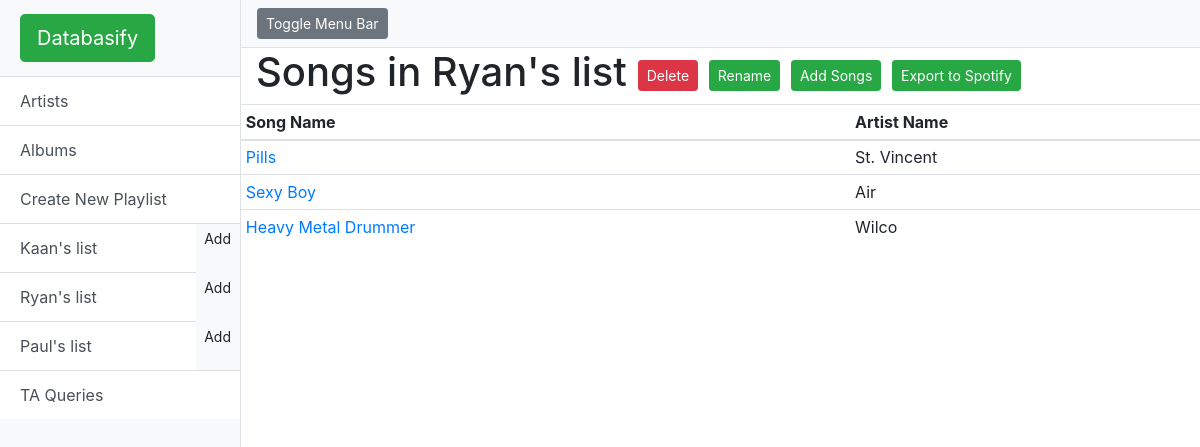
Before: /playlist/2/ with the older database file.
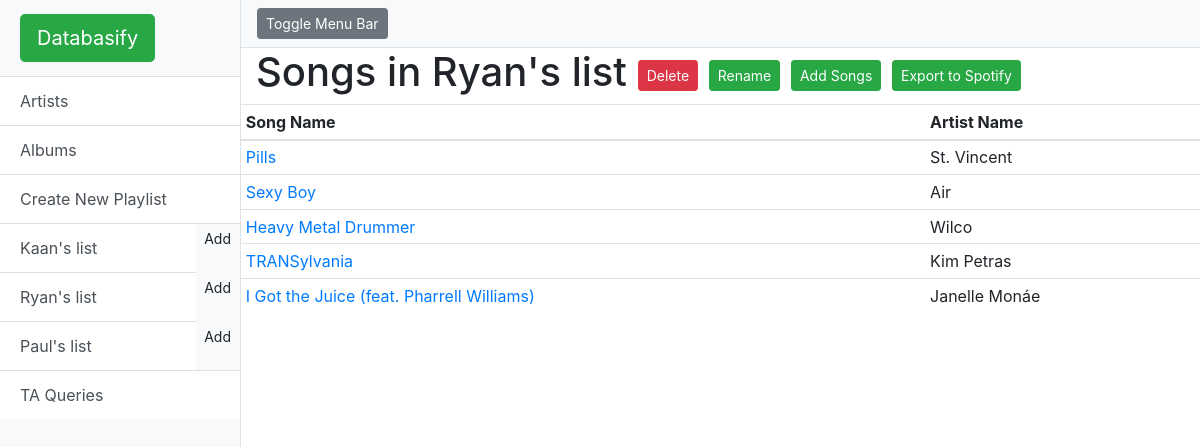
After: the same page with the newer database file.
### model.py (models this page shows)
class Playlist(Base):
    __tablename__ = 'playlist'
    id = Column(Integer, primary_key=True)
    name = Column(String(50), nullable=False)
    user_id = Column(Integer, ForeignKey('user.id'), nullable=False)
    user = relationship(User)

class PlaylistItem(Base):
    __tablename__ = 'playlist_item'
    id = Column(Integer, primary_key=True)  # auto incremented
    playlist_id = Column(Integer, ForeignKey('playlist.id'), nullable=False)
    song_id = Column(Integer, ForeignKey('song.id'), nullable=False)
    playlist = relationship(Playlist, backref="playlist")

class Song(Base):
    __tablename__ = 'song'
    id = Column(Integer, primary_key=True)
    uri = Column(String(50), nullable=False) #spotify:track:6rqhFgbbKwnb9MLmUQDhG6
    track_number = Column(Integer, nullable=True) #order it appears on the album
    name = Column(String(250), nullable=False)
    popularity = Column(Integer, nullable=True)
    duration = Column(Integer, nullable=False)
    danceability = Column(Float, nullable=True)
    explicit = Column(Boolean, nullable=True)
    tempo = Column(Float, nullable=True)
    energy = Column(Float, nullable=True)
    instrumentalness = Column(Float, nullable=True)
    time_signature = Column(Integer, nullable=True)
    valence = Column(Float, nullable=True)
    album_id = Column(Integer, ForeignKey('album.id'), nullable=False)
    album = relationship(Album, backref="album")

class Artist(Base):
    __tablename__ = 'artist'  # Table in the database
    id = Column(Integer, primary_key=True)  # auto incremented
    uri = Column(String(50), nullable=False) #spotify:artist:6rqhFgbbKwnb9MLmUQDhG6
    name = Column(String(150), nullable=False)
    popularity = Column(Integer, nullable=False) #popularity of the artist
    followers = Column(Integer, nullable=False) #number of spotify followers

### start.py (the view)
@app.route('/playlist/<int:playlist_id>/', methods=['GET'])
def showPlayListsSongs(playlist_id):
    result = (session.query(PlaylistItem, Playlist, Song)
              .filter(PlaylistItem.song_id == Song.id)
              .filter(PlaylistItem.playlist_id == Playlist.id)
              .filter(PlaylistItem.playlist_id == playlist_id)
              ).all()
    playlists = session.query(Playlist).all()
    playlistName = session.query(Playlist).filter_by(id=playlist_id).one()
    return render_template('playlistSongs.html', title='Songs', playlistName=playlistName, songs=result, playlists=playlists)

### templates/playListSongs.html
{% extends "layout.html" %}
{% block content %}
    <div class="container-fluid">
        <h1>Songs in {{playlistName.name}}
        <a href="/playlist/{{ playlistName.id }}/delete/" class="btn btn-secondary btn-sm btn-danger" role="button">Delete</a>
        <a href="/playlist/{{ playlistName.id }}/edit/" class="btn btn-secondary btn-sm btn-success" role="button">Rename</a>
        <a href="/playlist/{{ playlistName.id }}/new" class="btn btn-secondary btn-sm btn-success" role="button">Add Songs</a>
        <a href="/playlist/{{ playlistName.id }}/export/" class="btn btn-secondary btn-sm btn-success" role="button">Export to Spotify</a></h1>
        </div>
        {% if songs|length== 0 %}
        <div class="alert alert-danger" role="alert">
            There are no songs in this album!
        </div>
        {% else %}
        <table class="table table-sm table-hover">
            <thead>
            <tr>
                <th scope="col">Song Name</th>
                <th scope="col">Artist Name</th>
            </tr>
            </thead>
            <tbody>
            {% for song in songs %}
            <tr>
                <td><a href="{{ song.Song.uri }}">{{ song.Song.name }}</a></td>
                <td>{{ song.Song.album.artist.name }}</td>
            </tr>
            {% endfor %}
            </tbody>
        </table>
        {% endif %}
    </div>
{% endblock content %}

### templates/layout.html (shortened to what this page needs)
<!DOCTYPE html>
<html lang="en">
<head>
    <link href="/static/vendor/bootstrap/css/bootstrap.min.css" rel="stylesheet">
    <link href="/static/simple-sidebar.css" rel="stylesheet">
</head>
<body>
<div class="d-flex" id="wrapper">
    <div class="bg-light border-right" id="sidebar-wrapper">
        <div class="sidebar-heading"><a class="btn btn-success btn-lg" data-placement="top" data-toggle="tooltip"
                                        href="/" title="Goes to the main page">Databasify</a></div>
        <div class="list-group list-group-flush">
            <a class="list-group-item list-group-item-action btn btn-success" href="/artist" role="button">Artists</a>
            <a class="list-group-item list-group-item-action btn btn-success" href="/album" role="button">Albums</a>
            <a class="list-group-item list-group-item-action btn btn-success" href="/playlist/new/" role="button">Create
                New Playlist</a>
            {% for playlist in playlists %}
            <div aria-label="Modify Playlist" class="btn-group" role="group"></a>
                <a class="btn list-group-item list-group-item-action btn btn-light" href="/playlist/{{ playlist.id }}/"
                   role="button">{{ playlist.name }}</a>
                <a class="btn btn-sm" data-placement="top" data-toggle="tooltip"
                   href="/playlist/{{ playlist.id }}/new" role="button"
                   title="Add a new song into {{ playlist.name }} playlist">Add</a>
            </div>
            {% endfor %}
            <a class="list-group-item list-group-item-action btn btn-success" href="/ta" role="button">TA Queries</a>
        </div>
    </div>
    <div id="page-content-wrapper">
        <nav class="navbar navbar-expand-lg navbar-light bg-light border-bottom">
            <button class="btn btn-secondary btn-sm" id="menu-toggle">Toggle Menu Bar</button>&nbsp;
        </nav>
        {% block content %}{% endblock %}
    </div>
</body>
</html>

### static/simple-sidebar.css (style rules this page uses)
body { overflow-x: hidden; }
#sidebar-wrapper { min-height: 100vh; margin-left: -15rem; -webkit-transition: margin .25s ease-out; -moz-transition: margin .25s ease-out; -o-transition: margin .25s ease-out; transition: margin .25s ease-out; }
#sidebar-wrapper .sidebar-heading { padding: 0.875rem 1.25rem; font-size: 1.2rem; }
#sidebar-wrapper .list-group { width: 15rem; }
#page-content-wrapper { min-width: 100vw; }
@media (min-width: 768px) { #sidebar-wrapper { margin-left: 0; } }
@media (min-width: 768px) { #page-content-wrapper { min-width: 0; width: 100%; } }

Changed rows visible on the page:
added PlaylistItem: Song.name "TRANSylvania", Song.album.artist.name "Kim Petras"
added PlaylistItem: Song.name "I Got the Juice (feat. Pharrell Williams)", Song.album.artist.name "Janelle Monáe"
